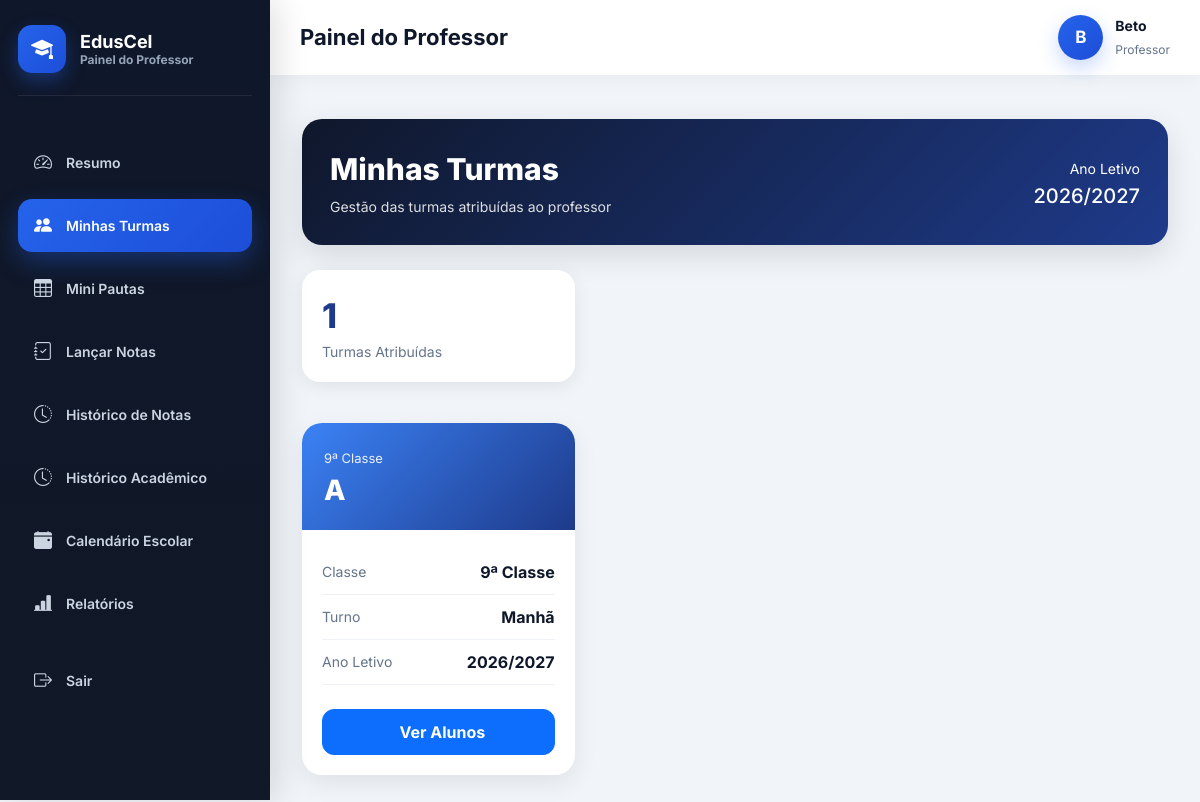
Page /professor/turmas/ (signed in) on the earlier database version.
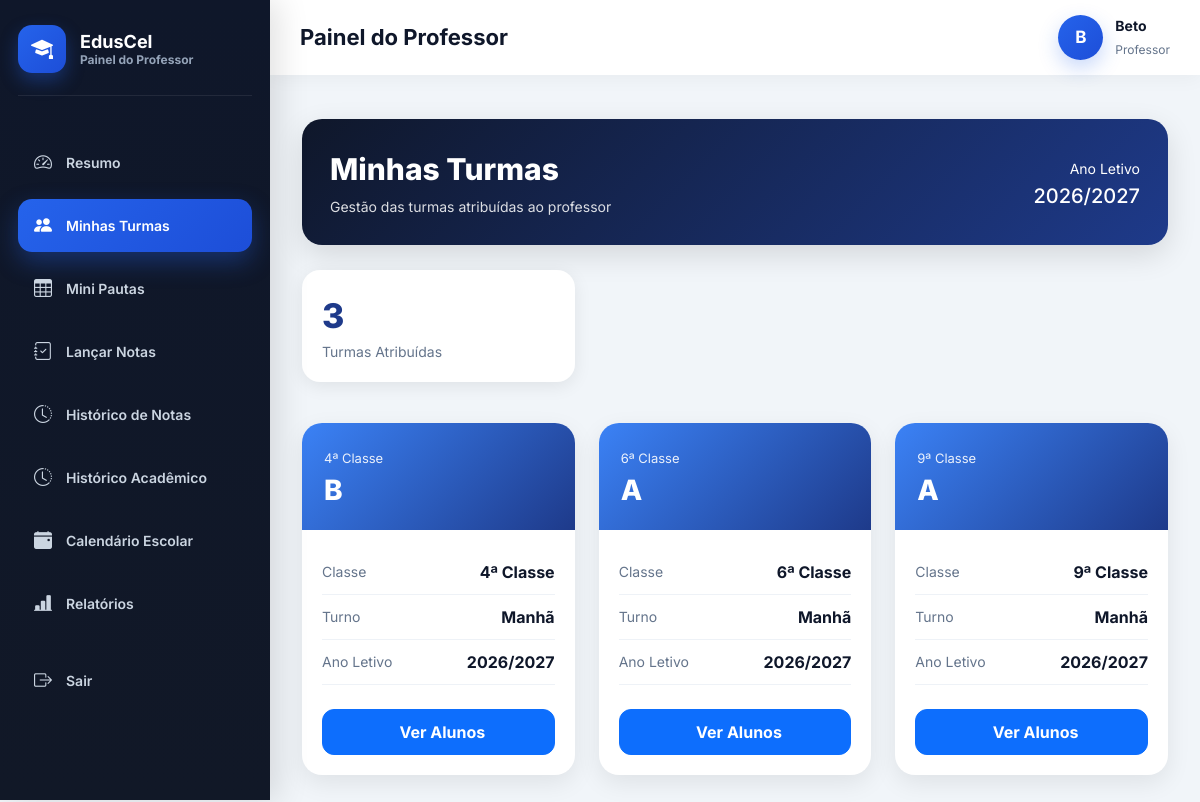
Same page on the later database version.
### academic/models.py (models this page shows, shortened)
class Turma(models.Model):
    CLASSE_CHOICES = [
        ('4', '4ª Classe'),
        ('5', '5ª Classe'),
        ('6', '6ª Classe'),
        ('7', '7ª Classe'),
        ('8', '8ª Classe'),
        ('9', '9ª Classe'),
        ('10', '10ª Classe'),
        ('11', '11ª Classe'),
        ('12', '12ª Classe'),
        ('13', '13ª Classe'),
    ]
    TURNOS = [
        ('MANHA', 'Manhã'),
        ('TARDE', 'Tarde'),
        ('NOITE', 'Noite'),
    ]
    classe = models.CharField(
        max_length=10,
        choices=CLASSE_CHOICES,
        verbose_name="Classe"
    )
    curso = models.ForeignKey(
        'Curso',
        on_delete=models.SET_NULL,
        null=True,
        blank=True,
        related_name="turmas",
        verbose_name="Curso"
    )
    identificador = models.CharField(
        max_length=5,
        verbose_name="Identificador"
    )
    turno = models.CharField(
        max_length=10,
        choices=TURNOS,
        default='MANHA',
        verbose_name='Turno'
    )
    ano_letivo = models.ForeignKey(
        'AnoLetivo',
        on_delete=models.CASCADE,
        related_name="turmas",
        verbose_name="Ano Letivo"
    )
    escola = models.ForeignKey(
        'Escola',
        on_delete=models.CASCADE,
        related_name="turmas",
        verbose_name="Escola"
    )
    professor = models.ForeignKey(
        settings.AUTH_USER_MODEL,
        on_delete=models.SET_NULL,
        related_name="turmas",
        limit_choices_to={"role": "PROFESSOR"},
        null=True,
        blank=True,
        verbose_name="Professor"
    )
    criada_em = models.DateTimeField(
        auto_now_add=True,
        verbose_name="Data de Criação"
    )
    class Meta:
        constraints = [
            models.UniqueConstraint(
                fields=['classe', 'identificador', 'turno', 'ano_letivo', 'escola', 'curso'],
                name='unique_turma_por_curso'
            )
        ]
        verbose_name = "Turma"
        verbose_name_plural = "Turmas"

class AnoLetivo(models.Model):
    nome = models.CharField(max_length=20)  # Ex: 2025/2026
    ativo = models.BooleanField(default=True)
    escola = models.ForeignKey(
        "Escola",
        on_delete=models.CASCADE,
        related_name="anos_letivos"
    )
    def __str__(self):
        return self.nome

### core/views.py (the view, shortened to what this page needs)
# urls.py: path("professor/turmas/", views.minhas_turmas, name="minhas_turmas"),
@login_required
def minhas_turmas(request):
    if request.user.role != "PROFESSOR":
        return redirect("dashboard")
    professor = request.user
    escola = professor.escola
    ano_letivo = AnoLetivo.objects.filter(
        escola=escola,
        ativo=True
    ).first()
    turmas = (
        Turma.objects
        .filter(
            escola=escola,
            ano_letivo=ano_letivo,
            disciplinas__professor=professor
        )
        .distinct()
        .order_by(
            "classe",
            "identificador"
        )
    )
    context = {
        "turmas": turmas,
        "total_turmas": turmas.count(),
        "ano_letivo": ano_letivo,
    }
    return render(
        request,
        "minhas_turmas.html",
        context
    )

### core/templates/minhas_turmas.html (shortened to what this page needs)
{% extends "base_professor.html" %}
{% block content %}
<div class="container-fluid py-4">
<div class="page-header d-flex justify-content-between align-items-center flex-wrap">
    <div>
        <div class="page-title">
            Minhas Turmas
        </div>
        <div class="page-subtitle">
            Gestão das turmas atribuídas ao professor
        </div>
    </div>
    <div class="text-end">
        <small>Ano Letivo</small>
        <h5 class="mb-0 mt-1">
            {{ ano_letivo }}
        </h5>
    </div>
</div>
<div class="row mb-3">
    <div class="col-md-4">
        <div class="summary-card">
            <div class="summary-number">
                {{ total_turmas }}
            </div>
            <div class="summary-label">
                Turmas Atribuídas
            </div>
        </div>
    </div>
</div>
{% if turmas %}
<div class="row">
    {% for turma in turmas %}
    <div class="col-lg-4 col-md-6 mb-4">
        <div class="card turma-card">
            <div class="turma-banner">
                <small>
                    {{ turma.get_classe_display }}
                </small>
                <h3>
                    {{ turma.identificador }}
                </h3>
            </div>
            <div class="turma-content">
                <div class="info-item">
                    <span class="info-label">
                        Classe
                    </span>
                    <span class="info-value">
                        {{ turma.get_classe_display }}
                    </span>
                </div>
                <div class="info-item">
                    <span class="info-label">
                        Turno
                    </span>
                    <span class="info-value">
                        {{ turma.get_turno_display }}
                    </span>
                </div>
                <div class="info-item">
                    <span class="info-label">
                        Ano Letivo
                    </span>
                    <span class="info-value">
                        {{ turma.ano_letivo }}
                    </span>
                </div>
                <div class="d-grid mt-4">
                    <a href="{% url 'alunos_da_turma' turma.id %}"
                       class="btn btn-primary btn-turma">
                        Ver Alunos
                    </a>
                </div>
            </div>
        </div>
    </div>
    {% endfor %}
</div>
{% endif %}
</div>
{% endblock %}

Differences in the rows shown:
added Turma: classe "4ª Classe", identificador "B", turno "Manhã", ano_letivo "2026/2027"
added Turma: classe "6ª Classe", identificador "A", turno "Manhã", ano_letivo "2026/2027"
Other differences:
{{ total_turmas }}: "1" → "3"
